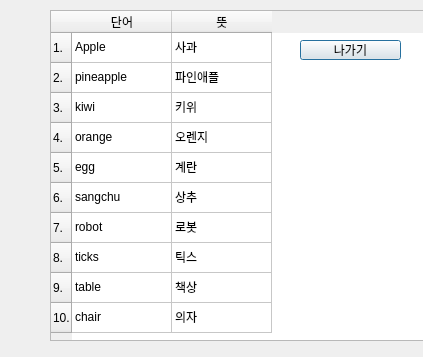
<?xml version="1.0" encoding="UTF-8"?>
<ui version="4.0">
 <class>Day1</class>
 <widget class="QDialog" name="Day1">
  <property name="geometry">
   <rect>
    <x>0</x>
    <y>0</y>
    <width>423</width>
    <height>357</height>
   </rect>
  </property>
  <property name="windowTitle">
   <string>Dialog</string>
  </property>
  <widget class="QTableWidget" name="tableWidget">
   <property name="geometry">
    <rect>
     <x>50</x>
     <y>10</y>
     <width>401</width>
     <height>331</height>
    </rect>
   </property>
   <row>
    <property name="text">
     <string>1.</string>
    </property>
   </row>
   <row>
    <property name="text">
     <string>2.</string>
    </property>
   </row>
   <row>
    <property name="text">
     <string>3.</string>
    </property>
   </row>
   <row>
    <property name="text">
     <string>4.</string>
    </property>
   </row>
   <row>
    <property name="text">
     <string>5.</string>
    </property>
   </row>
   <row>
    <property name="text">
     <string>6.</string>
    </property>
   </row>
   <row>
    <property name="text">
     <string>7.</string>
    </property>
   </row>
   <row>
    <property name="text">
     <string>8.</string>
    </property>
   </row>
   <row>
    <property name="text">
     <string>9.</string>
    </property>
   </row>
   <row>
    <property name="text">
     <string>10.</string>
    </property>
   </row>
   <column>
    <property name="text">
     <string>단어</string>
    </property>
   </column>
   <column>
    <property name="text">
     <string>뜻</string>
    </property>
   </column>
   <item row="0" column="0">
    <property name="text">
     <string>Apple</string>
    </property>
   </item>
   <item row="0" column="1">
    <property name="text">
     <string>사과</string>
    </property>
   </item>
   <item row="1" column="0">
    <property name="text">
     <string>pineapple</string>
    </property>
   </item>
   <item row="1" column="1">
    <property name="text">
     <string>파인애플</string>
    </property>
   </item>
   <item row="2" column="0">
    <property name="text">
     <string>kiwi</string>
    </property>
   </item>
   <item row="2" column="1">
    <property name="text">
     <string>키위</string>
    </property>
   </item>
   <item row="3" column="0">
    <property name="text">
     <string>orange</string>
    </property>
   </item>
   <item row="3" column="1">
    <property name="text">
     <string>오렌지</string>
    </property>
   </item>
   <item row="4" column="0">
    <property name="text">
     <string>egg</string>
    </property>
   </item>
   <item row="4" column="1">
    <property name="text">
     <string>계란</string>
    </property>
   </item>
   <item row="5" column="0">
    <property name="text">
     <string>sangchu</string>
    </property>
   </item>
   <item row="5" column="1">
    <property name="text">
     <string>상추</string>
    </property>
   </item>
   <item row="6" column="0">
    <property name="text">
     <string>robot</string>
    </property>
   </item>
   <item row="6" column="1">
    <property name="text">
     <string>로봇</string>
    </property>
   </item>
   <item row="7" column="0">
    <property name="text">
     <string>ticks</string>
    </property>
   </item>
   <item row="7" column="1">
    <property name="text">
     <string>틱스</string>
    </property>
   </item>
   <item row="8" column="0">
    <property name="text">
     <string>table</string>
    </property>
   </item>
   <item row="8" column="1">
    <property name="text">
     <string>책상</string>
    </property>
   </item>
   <item row="9" column="0">
    <property name="text">
     <string>chair</string>
    </property>
   </item>
   <item row="9" column="1">
    <property name="text">
     <string>의자</string>
    </property>
   </item>
  </widget>
  <widget class="QPushButton" name="pushButton">
   <property name="geometry">
    <rect>
     <x>300</x>
     <y>40</y>
     <width>101</width>
     <height>20</height>
    </rect>
   </property>
   <property name="text">
    <string>나가기</string>
   </property>
  </widget>
 </widget>
 <resources/>
 <connections/>
</ui>
